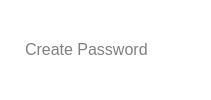
                       <widget class="QFrame" name="custom_password_horizontalFrame">
                        <property name="minimumSize">
                         <size>
                          <width>0</width>
                          <height>0</height>
                         </size>
                        </property>
                        <property name="styleSheet">
                         <string notr="true">QLabel{
	color: rgb(14, 28, 44);
	background-color: none;
}
QFrame{
background-color: rgb(255, 255, 255);
border-radius: 10px;
}
QLineEdit{
border: none;
background-color: rgb(255, 255, 255);
}</string>
                        </property>
                        <layout class="QHBoxLayout" name="horizontalLayout_3">
                         <property name="leftMargin">
                          <number>10</number>
                         </property>
                         <property name="topMargin">
                          <number>10</number>
                         </property>
                         <property name="rightMargin">
                          <number>10</number>
                         </property>
                         <property name="bottomMargin">
                          <number>10</number>
                         </property>
                         <item>
                          <widget class="QLabel" name="label_76">
                           <property name="sizePolicy">
                            <sizepolicy hsizetype="Fixed" vsizetype="Fixed">
                             <horstretch>0</horstretch>
                             <verstretch>0</verstretch>
                            </sizepolicy>
                           </property>
                           <property name="maximumSize">
                            <size>
                             <width>28</width>
                             <height>28</height>
                            </size>
                           </property>
                           <property name="text">
                            <string/>
                           </property>
                           <property name="pixmap">
                            <pixmap resource="resources.qrc">:/resources/other_icons/password.svg</pixmap>
                           </property>
                           <property name="scaledContents">
                            <bool>true</bool>
                           </property>
                          </widget>
                         </item>
                         <item>
                          <widget class="QLineEdit" name="password_create_lineEdit">
                           <property name="font">
                            <font>
                             <pointsize>12</pointsize>
                            </font>
                           </property>
                           <property name="echoMode">
                            <enum>QLineEdit::EchoMode::Password</enum>
                           </property>
                           <property name="placeholderText">
                            <string>Create Password</string>
                           </property>
                          </widget>
                         </item>
                         <item>
                          <widget class="QPushButton" name="password_view_hide_btn">
                           <property name="cursor">
                            <cursorShape>PointingHandCursor</cursorShape>
                           </property>
                           <property name="styleSheet">
                            <string notr="true">border: none;
outline : none;
background-color: rgb(255, 255, 255);</string>
                           </property>
                           <property name="text">
                            <string/>
                           </property>
                           <property name="icon">
                            <iconset>
                             <normalon>:/resources/other_icons/view-off-password.svg</normalon>
                            </iconset>
                           </property>
                           <property name="iconSize">
                            <size>
                             <width>28</width>
                             <height>28</height>
                            </size>
                           </property>
                          </widget>
                         </item>
                        </layout>
                       </widget>
